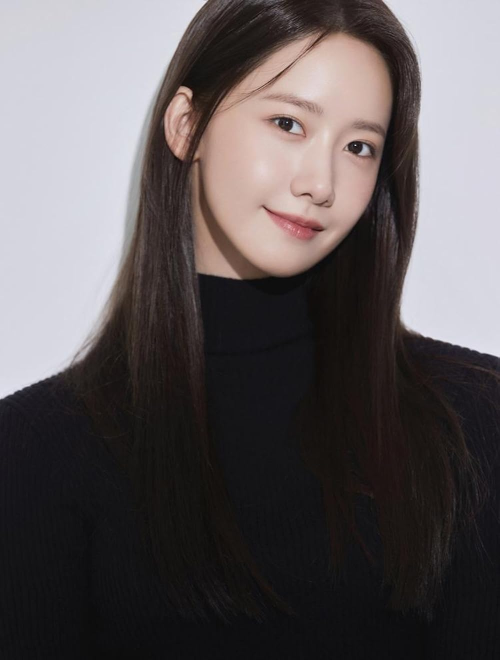
#> input picture epub/OEBPS/images/char-limyoonah.jpg, 1000 x 1320 px (shown at 1/2 size)
$ python -i wardrobe-crop.py   (imports and definitions only)
#> lines starting #> are read from the running program, lines starting #| are printed output that depends on the picture
#!/usr/bin/env python3
"""Task 6 / Task T4: face crops for wardrobe i2i variants + reference portraits.

Usage: python3 wardrobe-crop.py <job> [--boxes boxes.json]
  job = yoona | sohee | jiyeon | sohee-morning | jiwon

--boxes: optional JSON file {"vN": [x, y, w, h], "ref": [x, y, w, h]} giving face
boxes in pixels that override Haar detection (VLM-guided re-cropping, per 6-a).

Reference portraits:
  yoona:  epub/OEBPS/images/char-limyoonah.jpg
  sohee:  epub/OEBPS/images/char-hansohee.jpg
  jiyeon: epub/OEBPS/images/char-parkjiyeon.jpg   (T4, ch110-113)
  sohee-morning: same char-hansohee.jpg portrait (T4 morning scene)
  jiwon:  epub/OEBPS/images/char-kimjiwon.jpg    (T4, ch110-113)

Variants v1..v18 (864x1152; rounds of 6) in scripts/wardrobe-<job>/ -> faces/<id>.jpg at 768x768.
"""
import json
import os
import sys
from pathlib import Path
import cv2
import numpy
from PIL import Image

ROOT = Path(__file__).resolve().parents[1]
EPUB_IMAGES = ROOT / "epub" / "OEBPS" / "images"

JOBS = {
    "yoona": {
        "out_dir": str(ROOT / "scripts" / "wardrobe-yoona"),
        "ref_img": str(EPUB_IMAGES / "char-limyoonah.jpg"),
    },
    "sohee": {
        "out_dir": str(ROOT / "scripts" / "wardrobe-sohee"),
        "ref_img": str(EPUB_IMAGES / "char-hansohee.jpg"),
    },
    "jiyeon": {
        "out_dir": str(ROOT / "scripts" / "wardrobe-jiyeon"),
        "ref_img": str(EPUB_IMAGES / "char-parkjiyeon.jpg"),
    },
    "sohee-morning": {
        "out_dir": str(ROOT / "scripts" / "wardrobe-sohee-morning"),
        "ref_img": str(EPUB_IMAGES / "char-hansohee.jpg"),
    },
    "jiwon": {
        "out_dir": str(ROOT / "scripts" / "wardrobe-jiwon"),
        "ref_img": str(EPUB_IMAGES / "char-kimjiwon.jpg"),
    },
}
OUT_SIZE = (768, 768)
VARIANTS = [f"v{i}" for i in range(1, 19)]  # up to 3 rounds of 6

CASCADES = [cv2.CascadeClassifier(cv2.data.haarcascades + f)
            for f in ("haarcascade_frontalface_default.xml",
                      "haarcascade_frontalface_alt2.xml")]


# [8 lines left out: function crop_resize, not called in this run]


def detect_face(img):
    cv_img = cv2.cvtColor(numpy.array(img), cv2.COLOR_RGB2BGR)
#> cv_img is the input picture: shape (1320, 1000, 3); mean B, G, R 89, 87.6, 93.7
    gray = cv2.cvtColor(cv_img, cv2.COLOR_BGR2GRAY)
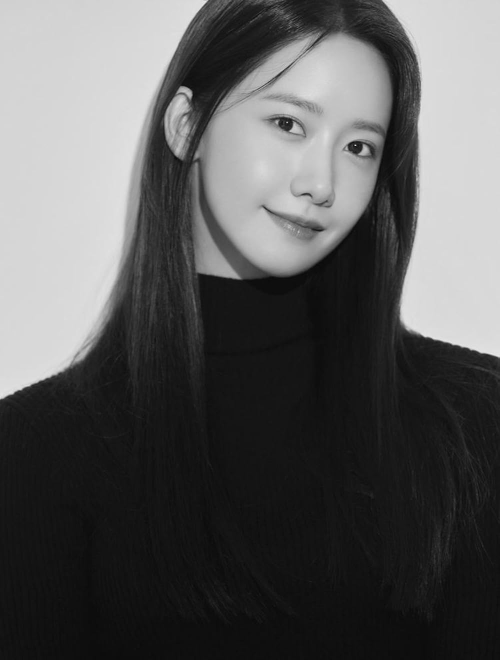
#> gray: shape (1320, 1000) (shown at 1/2 size); min 4, max 252, mean 89.5
    gray = cv2.equalizeHist(gray)
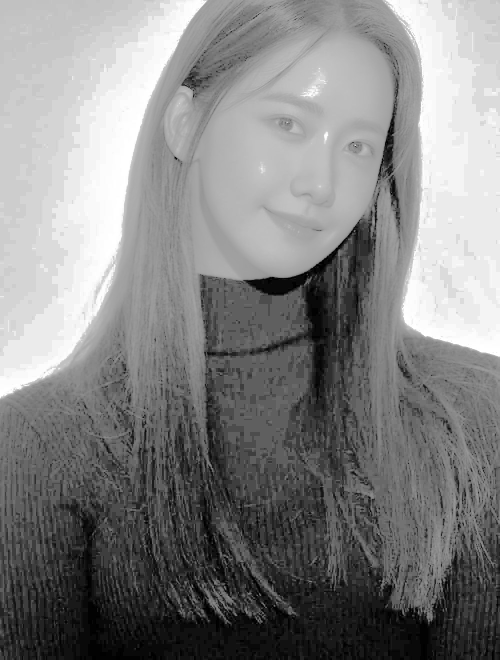
#> gray: shape (1320, 1000) (shown at 1/2 size); min 0, max 255, mean 131.3
    best = None
    for casc in CASCADES:
        faces = casc.detectMultiScale(gray, scaleFactor=1.08, minNeighbors=5,
                                      minSize=(40, 40))
        for (x, y, w, h) in faces:
            if best is None or w * h > best[2] * best[3]:
                best = (int(x), int(y), int(w), int(h))
#> after the loop, best = (437, 102, 397, 397)
    return best


# [79 lines left out: functions margin_box, main, not called in this run]


# [2 lines not run here, left out]

>>> import cv2
>>> picture = cv2.cvtColor(cv2.imread('../epub/OEBPS/images/char-limyoonah.jpg'), cv2.COLOR_BGR2RGB)
>>> result = detect_face(picture)
#> result = (437, 102, 397, 397)

$ run again, on epub/OEBPS/images/char-goohara.jpg
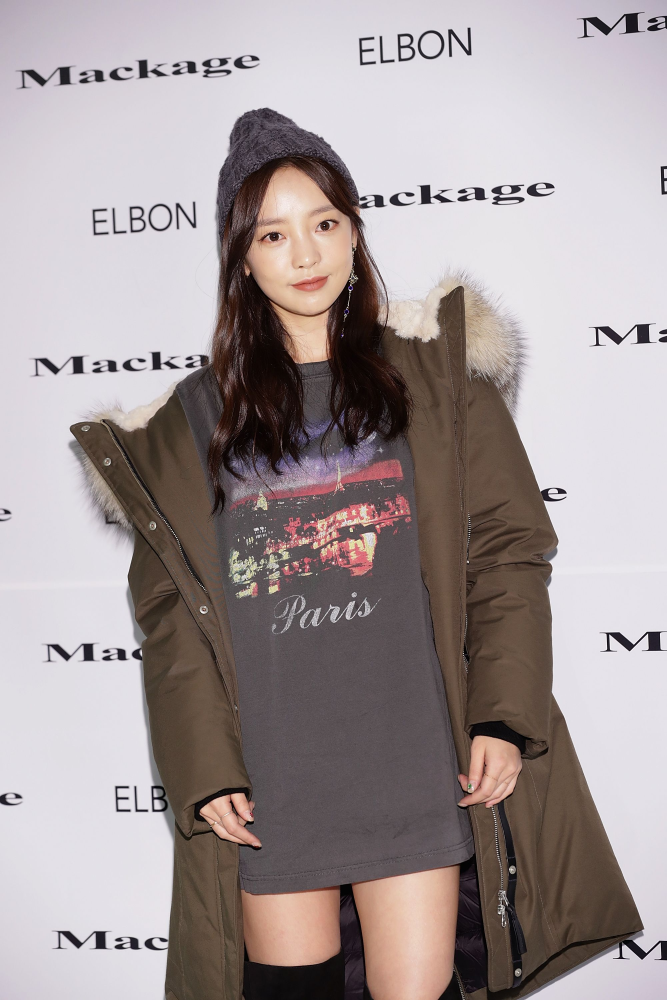
#> input picture epub/OEBPS/images/char-goohara.jpg, 2000 x 3000 px (shown at 1/3 size)
#> in detect_face, cv_img is the input picture: shape (3000, 2000, 3); mean B, G, R 152.5, 151.8, 162.3
#> in detect_face, `gray = cv2.cvtColor(cv_img, cv2.COLOR_BGR2GRAY)`:
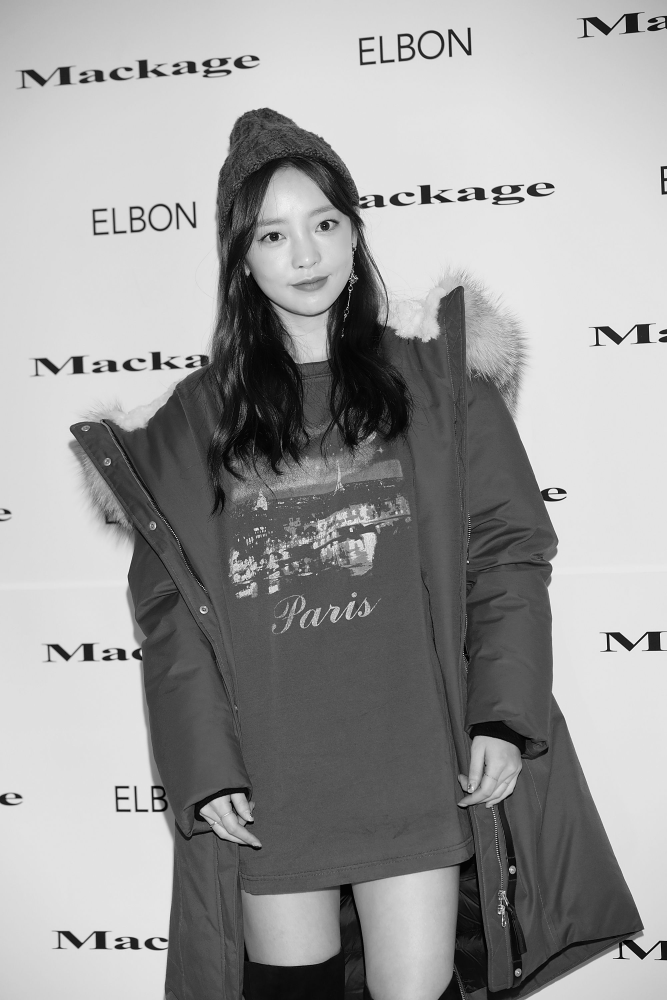
#> gray: shape (3000, 2000) (shown at 1/3 size); min 0, max 255, mean 155.1
#> in detect_face, `gray = cv2.equalizeHist(gray)`:
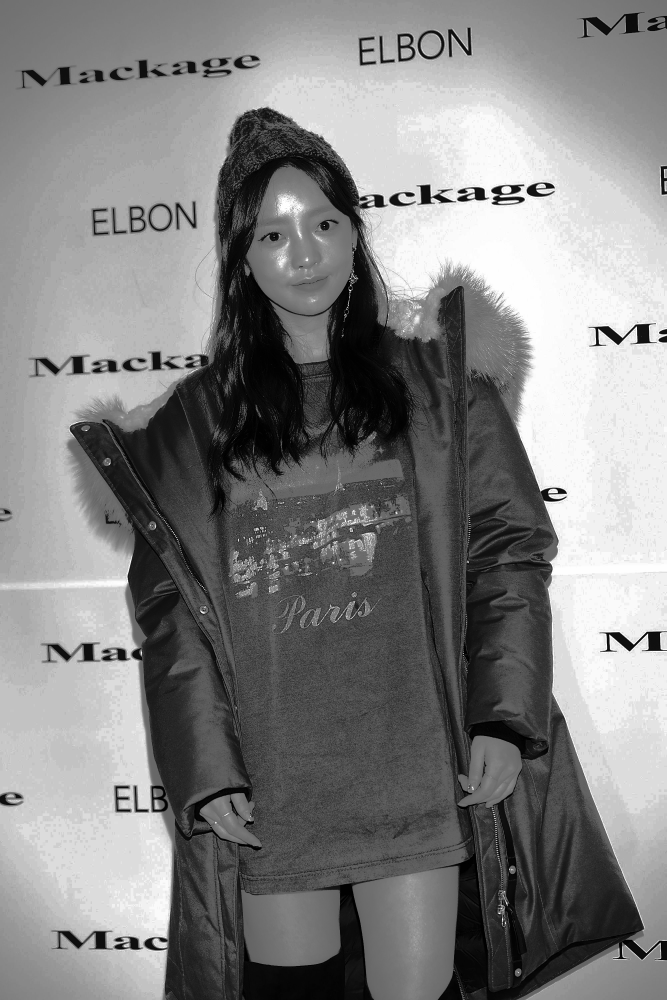
#> gray: shape (3000, 2000) (shown at 1/3 size); min 0, max 255, mean 129.7
#> the loop in detect_face, `for casc in CASCADES:` made 2 passes
#> faces on pass 2: [[710, 547, 391, 391]]
#> after the loop in detect_face, `for casc in CASCADES:`: best = (703, 546, 396, 396)
